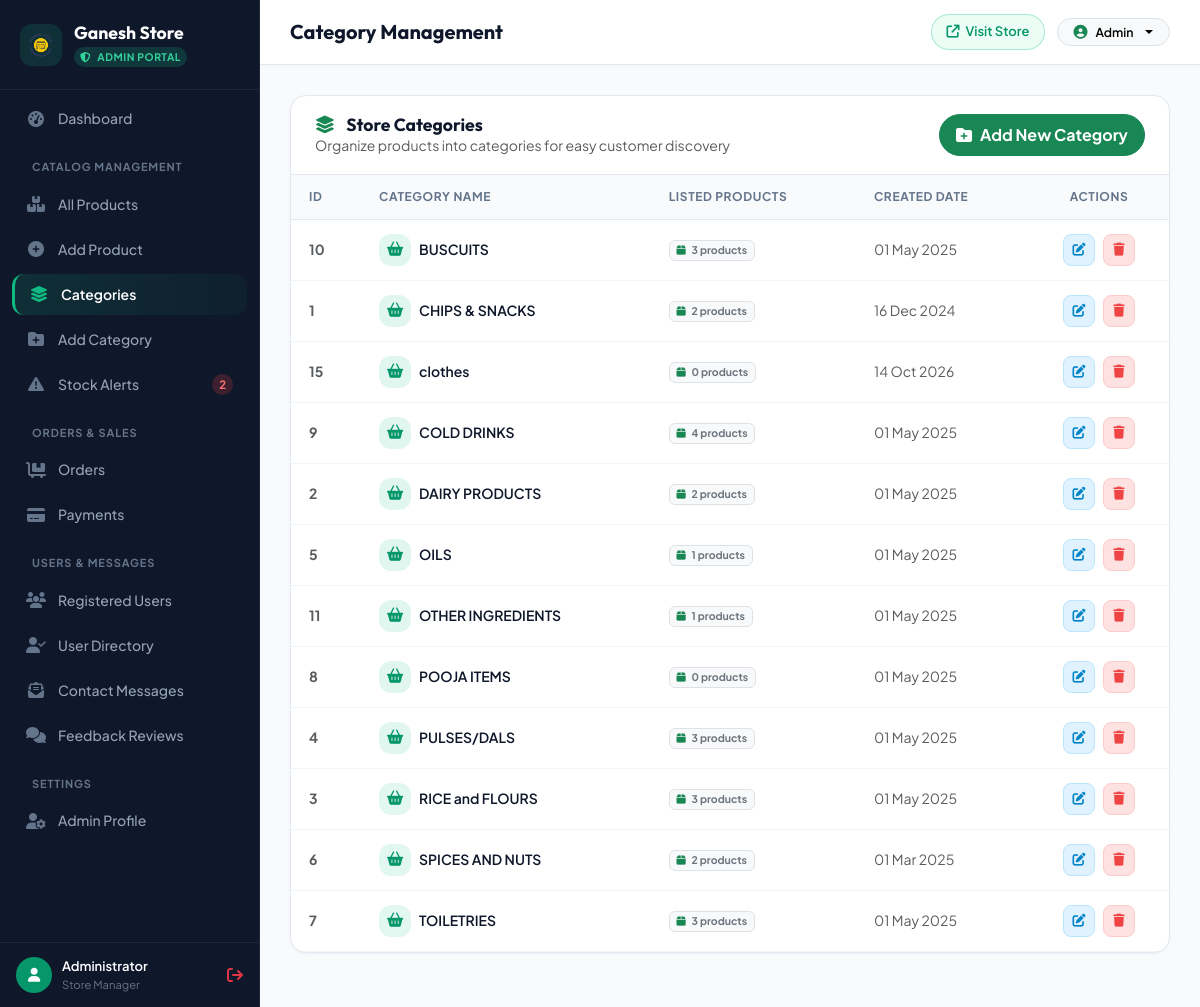
/Admin/admin_categories.php, run on the app's committed database.
### tables this page shows
CREATE TABLE `categories` (
  `category_id` int(10) NOT NULL,
  `category_name` varchar(100) NOT NULL,
  `created_at` datetime DEFAULT current_timestamp()
);

### Admin/admin_categories.php (the view, shortened to what this page needs)
<?php
require_once __DIR__ . '/includes/connection.php';
include('includes/admin_header.php');
include('includes/admin_sidebar.php');
$categories_query = "SELECT c.*, COUNT(p.product_id) as total_products
                     FROM categories c
                     LEFT JOIN products p ON c.category_id = p.category_id
                     GROUP BY c.category_id
                     ORDER BY c.category_name ASC";
$result_categories = mysqli_query($con, $categories_query);
?>
<div class="admin-main">
    <?php include('includes/admin_topbar.php'); ?>
    <div class="admin-content-body">
        <div class="admin-card-table">
            <div class="admin-card-header">
                <div>
                    <h3><i class="fa-solid fa-layer-group text-success me-2"></i> Store Categories</h3>
                    <p class="text-muted small m-0">Organize products into categories for easy customer discovery</p>
                </div>
                <a href="insert_categories.php" class="btn btn-success fw-bold rounded-pill px-3 py-2 small d-inline-flex align-items-center gap-2">
                    <i class="fa-solid fa-folder-plus"></i>
                    <span>Add New Category</span>
                </a>
            </div>
            <div class="table-responsive">
                <table class="admin-table">
                    <thead>
                        <tr>
                            <th style="width: 70px;">ID</th>
                            <th>Category Name</th>
                            <th>Listed Products</th>
                            <th>Created Date</th>
                            <th style="width: 140px;" class="text-center">Actions</th>
                        </tr>
                    </thead>
                    <tbody>
                        <?php
                        if ($result_categories && mysqli_num_rows($result_categories) > 0) {
                            while ($cat = mysqli_fetch_assoc($result_categories)) {
                                $cat_id = $cat['category_id'];
                                $cat_name = htmlspecialchars($cat['category_name']);
                                $total_items = intval($cat['total_products']);
                                $date_text = !empty($cat['created_at']) ? date("d M Y", strtotime($cat['created_at'])) : 'Standard';
                        ?>
                            <tr>
                                <td class="fw-bold text-muted"><?php echo $cat_id; ?></td>
                                <td>
                                    <div class="d-flex align-items-center gap-2">
                                        <div class="stat-icon-wrapper icon-green" style="width:32px; height:32px; font-size:0.9rem;">
                                            <i class="fa-solid fa-basket-shopping"></i>
                                        </div>
                                        <span style="color: var(--admin-text-main); font-weight: 600;"><?php echo $cat_name; ?></span>
                                    </div>
                                </td>
                                <td>
                                    <span class="badge bg-light text-secondary border small">
                                        <i class="fa-solid fa-box me-1 text-success"></i> <?php echo $total_items; ?> products
                                    </span>
                                </td>
                                <td class="small text-muted"><?php echo $date_text; ?></td>
                                <td class="text-center">
                                    <div class="d-flex align-items-center justify-content-center gap-2">
                                        <button class="btn-action btn-action-edit" title="Edit Category" data-bs-toggle="modal" data-bs-target="#editModal<?php echo $cat_id; ?>">
                                            <i class="fa-solid fa-pen-to-square"></i>
                                        </button>
                                        <a href="admin_categories.php?delete=<?php echo $cat_id; ?>" class="btn-action btn-action-delete" title="Delete Category" onclick="return confirm('Delete category \'<?php echo addslashes($cat_name); ?>\'?')">
                                            <i class="fa-solid fa-trash"></i>
                                        </a>
                                    </div>
                                </td>
                            </tr>
                        <?php
                            }
                        } else {
                            echo "<tr><td colspan='5' class='text-center py-5 text-muted'>No categories found.</td></tr>";
                        }
                        ?>
                    </tbody>
                </table>
            </div>
        </div>
    </div>
<?php include('includes/admin_footer.php'); ?>

### Admin/admin_style.css (style rules this page uses)
:root { --admin-sidebar-bg: #0f172a; --admin-sidebar-text: #94a3b8; --admin-sidebar-active: #10b981; --admin-sidebar-hover: #1e293b; --admin-primary: #059669; --admin-primary-hover: #047857; --admin-primary-light: #10b981; --admin-primary-subtle: #ecfdf5; --admin-bg: #f8fafc; --admin-surface: #ffffff; --admin-border: #e2e8f0; --admin-border-subtle: #f1f5f9; --admin-text-main: #0f172a; --admin-text-muted: #64748b; --admin-text-light: #94a3b8; --admin-danger: #ef4444; --admin-warning: #f59e0b; --admin-info: #0284c7; --admin-success: #10b981; --admin-radius-sm: 8px; --admin-radius-md: 12px; --admin-radius-lg: 16px; --admin-radius-xl: 20px; --admin-radius-full: 9999px; --admin-shadow-sm: 0 1px 3px 0 rgba(15, 23, 42, 0.05); --admin-shadow-md: 0 4px 14px -2px rgba(15, 23, 42, 0.06), 0 2px 6px -1px rgba(15, 23, 42, 0.04); --admin-shadow-lg: 0 10px 25px -4px rgba(15, 23, 42, 0.08), 0 4px 10px -2px rgba(15, 23, 42, 0.03); --font-heading: 'Outfit', sans-serif; --font-sans: 'Plus Jakarta Sans', sans-serif; }
*, *::before, *::after { box-sizing: border-box; margin: 0; padding: 0; }
body { font-family: var(--font-sans); background-color: var(--admin-bg); color: #334155; min-height: 100vh; -webkit-font-smoothing: antialiased; }
.admin-main { margin-left: 260px; flex: 1; display: flex; flex-direction: column; min-width: 0; }
.admin-content-body { padding: 30px; flex: 1; }
.stat-icon-wrapper { width: 52px; height: 52px; border-radius: var(--admin-radius-md); display: flex; align-items: center; justify-content: center; font-size: 1.4rem; flex-shrink: 0; }
.icon-green { background: rgba(16, 185, 129, 0.12); color: var(--admin-primary); }
.admin-card-table { background: var(--admin-surface); border: 1px solid var(--admin-border); border-radius: var(--admin-radius-lg); box-shadow: var(--admin-shadow-sm); overflow: hidden; margin-bottom: 24px; }
.admin-card-header { padding: 18px 24px; border-bottom: 1px solid var(--admin-border); display: flex; align-items: center; justify-content: space-between; flex-wrap: wrap; gap: 14px; }
.admin-card-header h3, .admin-card-header h4 { font-family: var(--font-heading); font-size: 1.1rem; font-weight: 700; color: var(--admin-text-main); margin: 0; }
.admin-table { width: 100%; border-collapse: collapse; margin: 0; }
.admin-table thead { background: #f8fafc; }
.admin-table th { padding: 13px 18px; font-size: 0.75rem; font-weight: 700; text-transform: uppercase; letter-spacing: 0.05em; color: #64748b; border-bottom: 1px solid var(--admin-border); white-space: nowrap; }
.admin-table td { padding: 14px 18px; font-size: 0.875rem; color: #334155; border-bottom: 1px solid var(--admin-border-subtle); vertical-align: middle; }
.btn-action { width: 32px; height: 32px; border-radius: var(--admin-radius-sm); display: inline-flex; align-items: center; justify-content: center; font-size: 0.8125rem; border: 1px solid transparent; transition: all 0.2s ease; text-decoration: none; cursor: pointer; }
.btn-action-edit { background: #e0f2fe; color: var(--admin-info); border-color: #bae6fd; }
.btn-action-delete { background: #fee2e2; color: var(--admin-danger); border-color: #fecaca; }

### data on the page
categories: category_id "10", category_name "BUSCUITS", total_items "3", created_at "01 May 2025"
categories: category_id "1", category_name "CHIPS & SNACKS", total_items "2", created_at "16 Dec 2024"
categories: category_id "15", category_name "clothes", total_items "0", created_at "14 Oct 2026"
categories: category_id "9", category_name "COLD DRINKS", total_items "4", created_at "01 May 2025"
categories: category_id "2", category_name "DAIRY PRODUCTS", total_items "2", created_at "01 May 2025"
categories: category_id "5", category_name "OILS", total_items "1", created_at "01 May 2025"
categories: category_id "11", category_name "OTHER INGREDIENTS", total_items "1", created_at "01 May 2025"
categories: category_id "8", category_name "POOJA ITEMS", total_items "0", created_at "01 May 2025"
categories: category_id "4", category_name "PULSES/DALS", total_items "3", created_at "01 May 2025"
categories: category_id "3", category_name "RICE and FLOURS", total_items "3", created_at "01 May 2025"
categories: category_id "6", category_name "SPICES AND NUTS", total_items "2", created_at "01 Mar 2025"
categories: category_id "7", category_name "TOILETRIES", total_items "3", created_at "01 May 2025"

### other printed values
$low_stock_badge "2"
$_SESSION['admin_username'] "Administrator"
$page_heading "Category Management"
$_SESSION['admin_username'] "Admin"
